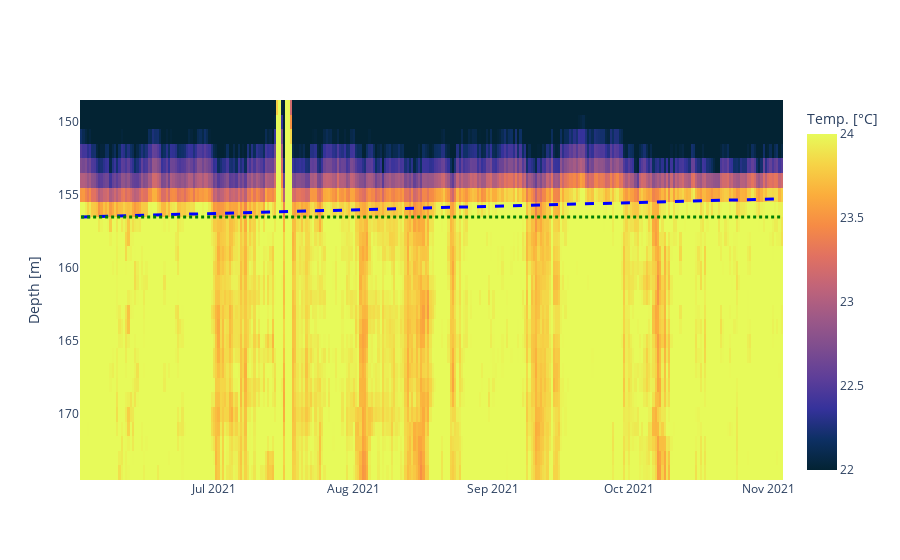

The notebook cell saved with this chart:
### Markdown cell above
## Channels 5 to 8

### Code cell
# Resample data
resample_hours=12
col=Schacht_7and8_0_down.columns[145:175]
resample_data=Schacht_7and8_0_down[col].resample(f"{resample_hours}H").mean()

# so both plots have same shape in thesis
col=resample_data.columns[4:]
resample_data[col]

plot_water_rise(resample_data[col],plot_save=masterthesis_save,linear_curve=[156.5,0.008],data_type="chan58",show_additional_water_level_info=False)

### Figure 1 — Plotly figure (JSON) as saved in the notebook; plotly's stock layout.template omitted (floating-point values rounded to 4 significant figures; data arrays with more than 128 entries replaced by an {"elided": "..."} marker saying what was removed)
{"data": [{"colorbar": {"title": {"text": "Temp. [°C]"}}, "colorscale": [[0, "rgb(3, 35, 51)"], [0.09091, "rgb(13, 48, 100)"], [0.1818, "rgb(53, 50, 155)"], [0.2727, "rgb(93, 62, 153)"], [0.3636, "rgb(126, 77, 143)"], [0.4545, "rgb(158, 89, 135)"], [0.5455, "rgb(193, 100, 121)"], [0.6364, "rgb(225, 113, 97)"], [0.7273, "rgb(246, 139, 69)"], [0.8182, "rgb(251, 173, 60)"], [0.9091, "rgb(246, 211, 70)"], [1, "rgb(231, 250, 90)"]], "name": "Temperature ", "type": "heatmap", "x": {"elided": "312 str values"}, "y": [149, 150, 151, 152, 153, 154, 155, 156, 157, 158, 159, 160, 161, 162, 163, 164, 165, 166, 167, 168, 169, 170, 171, 172, 173, 174], "yaxis": "y", "z": {"elided": "26x312 float values"}, "zmax": 24, "zmin": 22}, {"fillcolor": "blue", "line": {"color": "blue", "dash": "dash", "width": 3}, "name": "line fit", "type": "scatter", "x": {"elided": "312 str values"}, "xaxis": "x", "y": {"elided": "312 float values"}, "yaxis": "y"}, {"fillcolor": "black", "line": {"color": "green", "dash": "dot", "width": 3}, "name": "line horizontal", "type": "scatter", "x": {"elided": "312 str values"}, "xaxis": "x", "y": {"elided": "312 float values"}, "yaxis": "y"}], "layout": {"showlegend": false, "xaxis": {"anchor": "y", "domain": [0, 1]}, "yaxis": {"anchor": "x", "autorange": "reversed", "domain": [0, 1], "title": {"text": "Depth [m]"}}}}
